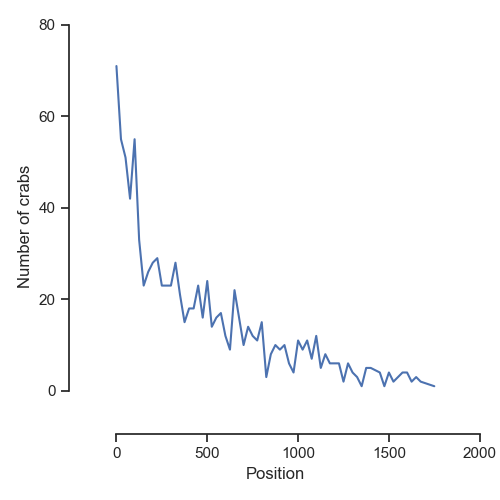

Write the Python code that produced this figure.
import seaborn as sns
import pandas as pd
import matplotlib.pyplot as plt

positions = []
with open("07/input.txt", "r") as file:
    text = file.read().split(',')
    for position in text:
        positions.append(int(position))

bin_resolution = 25
binned_positions = {}

for pos in positions:
    if (pos//bin_resolution)*bin_resolution not in binned_positions:
        binned_positions[(pos//bin_resolution)*bin_resolution] = 0
    binned_positions[(pos//bin_resolution)*bin_resolution] += 1

df = pd.DataFrame(list(binned_positions.items()),
                  columns=['Position', 'Number'])

sns.set_theme(style="ticks")

ax = sns.relplot(data=df,x='Position',y='Number',kind='line')
ax.set_axis_labels("Position","Number of crabs")

ax.ax.margins(.15)
ax.despine(trim=True)

plt.show()
